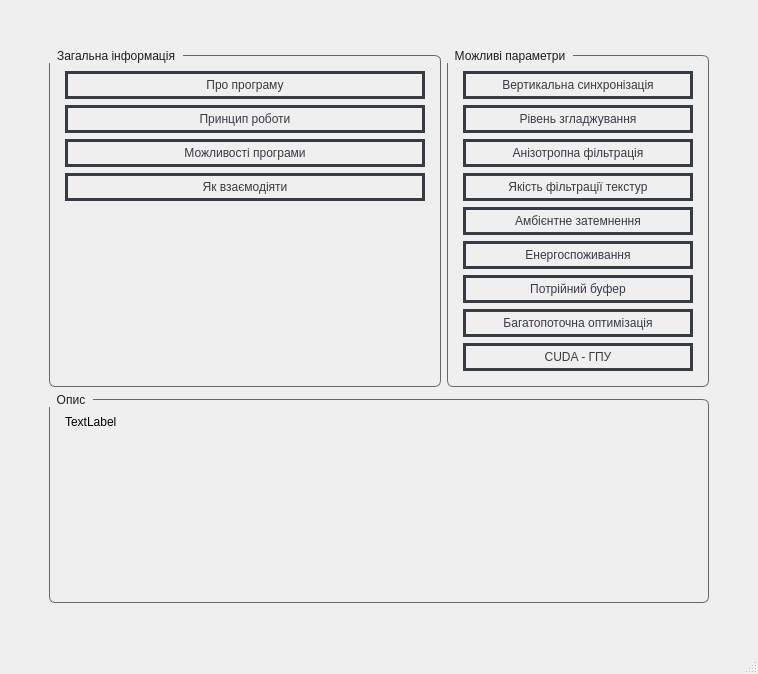
<?xml version="1.0" encoding="UTF-8"?>
<ui version="4.0">
 <class>InterfaceHelper</class>
 <widget class="QMainWindow" name="InterfaceHelper">
  <property name="geometry">
   <rect>
    <x>0</x>
    <y>0</y>
    <width>758</width>
    <height>674</height>
   </rect>
  </property>
  <property name="windowTitle">
   <string>MainWindow</string>
  </property>
  <property name="styleSheet">
   <string notr="true">QPushButton {
    border: 3px solid transparent;
	border-color: #373B44;
    padding: 4px 10px;
    font-size: 12px;
    color: #373B44;
    background-color: transparent;
    background-image: conical-gradient(from 90deg, transparent 90deg, #373B44 90deg);
    background-position: center;
    background-repeat: no-repeat;
    background-origin: content;
    outline: none;
}

QPushButton:hover {
    outline: none;
	background-color: #bbbfba;
}

QPushButton:pressed {
    background-color: #737573;
    color: white;
}

/* QGroupBox */
QGroupBox {
    border: 1px solid #666;
    border-radius: 6px;
    margin-top: 6px;
    padding: 6px;
}

QGroupBox::title {
    subcontrol-origin: margin;
    subcontrol-position: top left;
    padding: 0 6px;
    color: #1d1f1d;
}
</string>
  </property>
  <widget class="QWidget" name="centralwidget">
   <layout class="QGridLayout" name="gridLayout_2" rowstretch="0,1,0" columnstretch="0,1,1,0">
    <item row="0" column="1">
     <spacer name="verticalSpacer_2">
      <property name="orientation">
       <enum>Qt::Orientation::Vertical</enum>
      </property>
      <property name="sizeHint" stdset="0">
       <size>
        <width>20</width>
        <height>40</height>
       </size>
      </property>
     </spacer>
    </item>
    <item row="1" column="0">
     <spacer name="horizontalSpacer">
      <property name="orientation">
       <enum>Qt::Orientation::Horizontal</enum>
      </property>
      <property name="sizeHint" stdset="0">
       <size>
        <width>40</width>
        <height>20</height>
       </size>
      </property>
     </spacer>
    </item>
    <item row="1" column="1" colspan="2">
     <layout class="QGridLayout" name="gridLayout" rowstretch="0,2" columnstretch="3,2" rowminimumheight="0,1" columnminimumwidth="0,0">
      <item row="0" column="0">
       <layout class="QVBoxLayout" name="verticalLayout_2">
        <item>
         <widget class="QGroupBox" name="groupBox_3">
          <property name="title">
           <string>Загальна інформація</string>
          </property>
          <layout class="QVBoxLayout" name="verticalLayout_4" stretch="1,1,1,1,0">
           <item>
            <widget class="QPushButton" name="pushButton_about">
             <property name="text">
              <string>Про програму</string>
             </property>
            </widget>
           </item>
           <item>
            <widget class="QPushButton" name="pushButton_works">
             <property name="text">
              <string>Принцип роботи</string>
             </property>
            </widget>
           </item>
           <item>
            <widget class="QPushButton" name="pushButton_abilities">
             <property name="text">
              <string>Можливості програми</string>
             </property>
            </widget>
           </item>
           <item>
            <widget class="QPushButton" name="pushButton_how">
             <property name="text">
              <string>Як взаємодіяти</string>
             </property>
            </widget>
           </item>
           <item>
            <spacer name="verticalSpacer_3">
             <property name="orientation">
              <enum>Qt::Orientation::Vertical</enum>
             </property>
             <property name="sizeHint" stdset="0">
              <size>
               <width>20</width>
               <height>40</height>
              </size>
             </property>
            </spacer>
           </item>
          </layout>
         </widget>
        </item>
       </layout>
      </item>
      <item row="0" column="1">
       <layout class="QVBoxLayout" name="verticalLayout_3">
        <item>
         <widget class="QGroupBox" name="groupBox_2">
          <property name="title">
           <string>Можливі параметри</string>
          </property>
          <layout class="QVBoxLayout" name="verticalLayout_5">
           <item>
            <widget class="QPushButton" name="pushButton_VertSync">
             <property name="styleSheet">
              <string notr="true"/>
             </property>
             <property name="text">
              <string>Вертикальна синхронізація</string>
             </property>
            </widget>
           </item>
           <item>
            <widget class="QPushButton" name="pushButton_AntMode">
             <property name="styleSheet">
              <string notr="true"/>
             </property>
             <property name="text">
              <string>Рівень згладжування</string>
             </property>
            </widget>
           </item>
           <item>
            <widget class="QPushButton" name="pushButton_AnisFiltering">
             <property name="text">
              <string>Анізотропна фільтрація</string>
             </property>
            </widget>
           </item>
           <item>
            <widget class="QPushButton" name="pushButton_TextFiltQuality">
             <property name="text">
              <string>Якість фільтрації текстур</string>
             </property>
            </widget>
           </item>
           <item>
            <widget class="QPushButton" name="pushButton_AmbOcculusion">
             <property name="text">
              <string>Амбієнтне затемнення</string>
             </property>
            </widget>
           </item>
           <item>
            <widget class="QPushButton" name="pushButton_PowManagMode">
             <property name="text">
              <string>Енергоспоживання</string>
             </property>
            </widget>
           </item>
           <item>
            <widget class="QPushButton" name="pushButton_TripBuffering">
             <property name="text">
              <string>Потрійний буфер</string>
             </property>
            </widget>
           </item>
           <item>
            <widget class="QPushButton" name="pushButton_ThrOpti">
             <property name="text">
              <string>Багатопоточна оптимізація</string>
             </property>
            </widget>
           </item>
           <item>
            <widget class="QPushButton" name="pushButton_CUDA">
             <property name="text">
              <string>CUDA - ГПУ</string>
             </property>
            </widget>
           </item>
          </layout>
         </widget>
        </item>
       </layout>
      </item>
      <item row="1" column="0" colspan="2">
       <layout class="QVBoxLayout" name="verticalLayout">
        <item>
         <widget class="QGroupBox" name="groupBox">
          <property name="title">
           <string>Опис</string>
          </property>
          <layout class="QVBoxLayout" name="verticalLayout_7">
           <item>
            <layout class="QVBoxLayout" name="verticalLayout_6">
             <item>
              <widget class="QLabel" name="label_main">
               <property name="text">
                <string>TextLabel</string>
               </property>
               <property name="alignment">
                <set>Qt::AlignmentFlag::AlignLeading|Qt::AlignmentFlag::AlignLeft|Qt::AlignmentFlag::AlignTop</set>
               </property>
              </widget>
             </item>
            </layout>
           </item>
          </layout>
         </widget>
        </item>
       </layout>
      </item>
     </layout>
    </item>
    <item row="1" column="3">
     <spacer name="horizontalSpacer_2">
      <property name="orientation">
       <enum>Qt::Orientation::Horizontal</enum>
      </property>
      <property name="sizeHint" stdset="0">
       <size>
        <width>40</width>
        <height>20</height>
       </size>
      </property>
     </spacer>
    </item>
    <item row="2" column="2">
     <spacer name="verticalSpacer">
      <property name="orientation">
       <enum>Qt::Orientation::Vertical</enum>
      </property>
      <property name="sizeHint" stdset="0">
       <size>
        <width>20</width>
        <height>40</height>
       </size>
      </property>
     </spacer>
    </item>
   </layout>
  </widget>
  <widget class="QMenuBar" name="menubar">
   <property name="geometry">
    <rect>
     <x>0</x>
     <y>0</y>
     <width>758</width>
     <height>22</height>
    </rect>
   </property>
  </widget>
  <widget class="QStatusBar" name="statusbar"/>
 </widget>
 <resources/>
 <connections/>
</ui>
